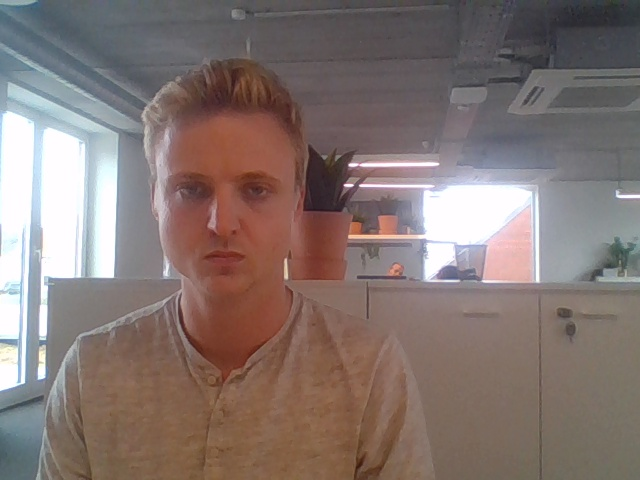
#> input picture new_pieter/img_1.jpg, 640 x 480 px, given in place of the camera
$ python webcamdetect.py   (older library calls are emulated)
#> lines starting #> are read from the running program, lines starting #| are printed output that depends on the picture; after the words box and inside, x2 and y2 are one past the last pixel; in counts of white or black regions, pixels touching at a corner belong together
#> (reads number_to_text_label.json from the repository)
#> in monitor_faces, img is the input picture: shape (480, 640, 3); mean B, G, R 113.6, 117.5, 132.2
### myImageLibrary.py
import numpy as np
import scipy.misc
import cv2
import glob
import os
import math
import pickle
import base64


# [4 lines left out: function showimage, not called in this run]

def extract_face(img,FACE_CASCADE,return_rectangles = False):
#> called with return_rectangles = True
    img_gray = cv2.cvtColor(img,cv2.COLOR_BGR2GRAY)
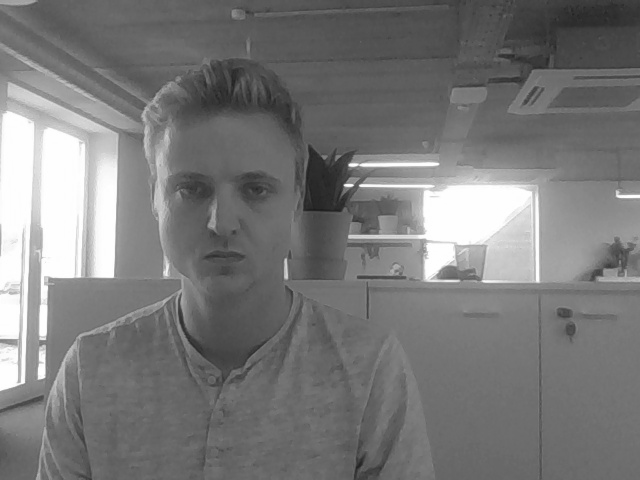
#> img_gray: shape (480, 640); min 27, max 255, mean 121.4
    rectangles = FACE_CASCADE.detectMultiScale(img_gray, 1.3, 5)
#> rectangles = [[140, 123, 171, 171]]
    faces = []
    for (x,y,w,h) in rectangles:
        cropped_face = img[y:y+h,x:x+w]
        faces.append(cropped_face)
#> this loop made 1 pass
#> pass 1, in extract_face, `cropped_face = img[y:y+h,x:x+w]`:
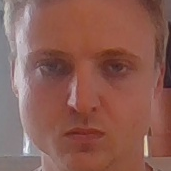
#> cropped_face: shape (171, 171, 3); mean B, G, R 83.7, 93.5, 139.4
#> after the loop, faces = 1 item
    if return_rectangles:
        return faces, rectangles
    else:
        return faces

# [47 lines left out: functions extract_faces_bulk, crop_center, resize_crop, get_images, preprocess, not called in this run]

### webcamdetect.py
# reading webcam input and recognizing faces using the service.

import myImageLibrary
import callService
import os
import json
import time
import cv2
import base64
import argparse
import sys

FACE_CASCADE = cv2.CascadeClassifier('haarcascade_frontalface_default.xml')
SQUARE_SIZE = 96

if os.path.exists("number_to_text_label.json"):
    with open("number_to_text_label.json","r") as file:
        index_to_name = json.loads(file.read())
else:
    print("[WARNING] number_to_text_label.json not found.")
    index_to_name = None

def main(args):
    parser = argparse.ArgumentParser(description='Call the face recognition service')
    parser.add_argument('-u', '--url', default='http://localhost:32773/score', type=str, help='Service URL')
    parser.add_argument('-k','--key',type=str,help='service key',default=None)
    #key is only needed when deploying to AKS cluster. Local service does not require key. Default = None.
    args = parser.parse_args()
    key = args.key
    url = args.url

    monitor_faces(url,key=key,plot=True)

def monitor_faces(url,key=None,plot=True):
    cam = cv2.VideoCapture(0)
    while True:
        time.sleep(500/1000)
        ret_val, img = cam.read()
        faces, rectangles = myImageLibrary.extract_face(img,FACE_CASCADE, return_rectangles = True)
#> faces = 1 item; rectangles = [[140, 123, 171, 171]]
        if plot:
            for (x,y,w,h) in rectangles:
                cv2.rectangle(img,(x,y),(x+w,y+h),(0,255,0),3)
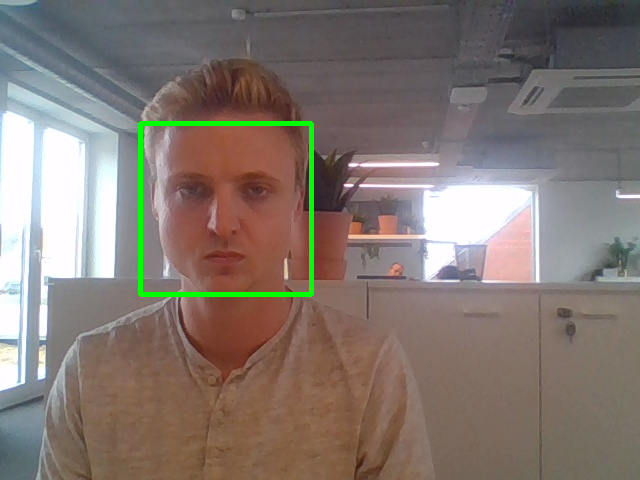
#> img: shape (480, 640, 3); 1.11% of pixels changed, all inside (x1, y1, x2, y2) = (138, 121, 314, 297)
            cv2.imshow('Hit escape to quit.',img)
            if cv2.waitKey(1) == 27:
#> (key Esc is pressed here)
                break  # esc to quit
        if len(faces) == 0:
            print("No faces detected")
        else:
            people = []
            for face in faces:
                face = myImageLibrary.resize_crop(face,SQUARE_SIZE)
                face_base64 = myImageLibrary.preprocess(face,normalize=True)
                person = callService.callFaceService(face_base64,url=url,key=key)
                # variable 'person' is an integer index (can be mapped to a name)
                if index_to_name is None:
                    people.append(person) #adding index number to list
                else:
                    people.append(index_to_name[person]) #adding name to list
            print("Detected: ",people)
    if plot:
        cv2.destroyAllWindows()
    cam.release()

if __name__ == '__main__':
    from sys import argv
    try:
        main(argv)
    except KeyboardInterrupt:
        print("Keyboardinterrupt")
    sys.exit()
#> (the program exits here)
